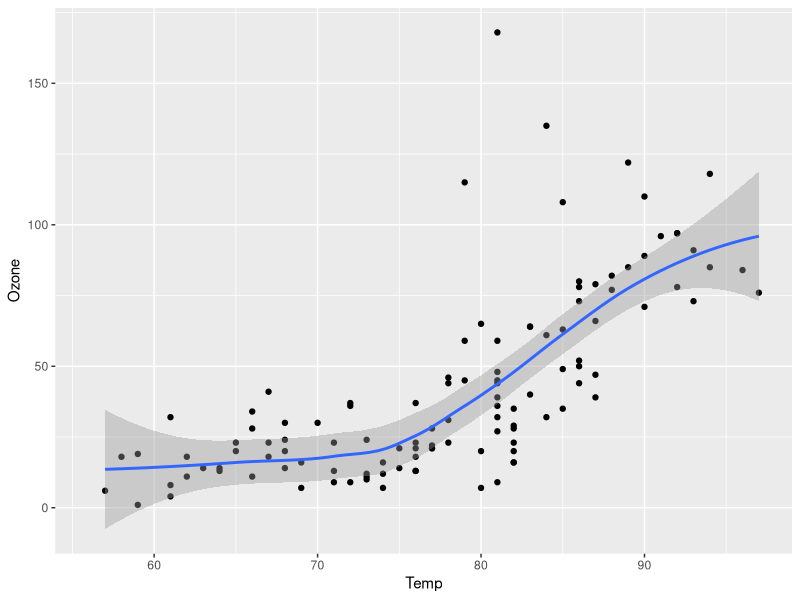

Reproduce this figure in R.
## ---- chunk 1
#| label: fig-airquality
#| fig-cap: "Temperature and ozone level."
#| warning: false

library(ggplot2)

ggplot(airquality, aes(Temp, Ozone)) + 
  geom_point() + 
  geom_smooth(method = "loess"
)
